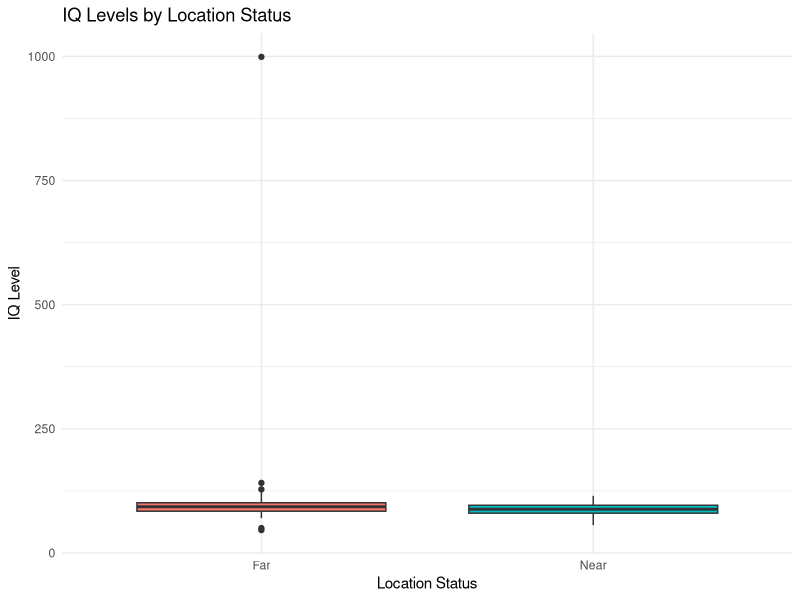

The R script that drew this image:
## ---- chunk 1
library(knitr)
library(kableExtra)
library(ggplot2)
knitr::opts_chunk$set(echo = TRUE)
leadIQ <- read.csv("../DataRaw/lead-iq-01.csv")
## ---- chunk 2
ggplot(leadIQ, aes(x = Smelter, y = IQ, fill = Smelter)) +
  geom_boxplot() +
  labs(title = "IQ Levels by Location Status",
       x = "Location Status",
       y = "IQ Level") +
  theme_minimal() +
  theme(legend.position = "none")
## ---- chunk 3
summary_table <- data.frame(
  Location = c("Far", "Near"),
  Mean_IQ = c(mean(leadIQ$IQ[leadIQ$Smelter == "Far"]), 
              mean(leadIQ$IQ[leadIQ$Smelter == "Near"])),
  SD_IQ = c(sd(leadIQ$IQ[leadIQ$Smelter == "Far"]), 
            sd(leadIQ$IQ[leadIQ$Smelter == "Near"])),
  Median_IQ = c(median(leadIQ$IQ[leadIQ$Smelter == "Far"]), 
                median(leadIQ$IQ[leadIQ$Smelter == "Near"])),
  Q1_IQ = c(quantile(leadIQ$IQ[leadIQ$Smelter == "Far"], 0.25, na.rm = TRUE), 
             quantile(leadIQ$IQ[leadIQ$Smelter == "Near"], 0.25, na.rm = TRUE)),
  Q3_IQ = c(quantile(leadIQ$IQ[leadIQ$Smelter == "Far"], 0.75, na.rm = TRUE), 
             quantile(leadIQ$IQ[leadIQ$Smelter == "Near"], 0.75, na.rm = TRUE)))

# Print the table using kable
kable(summary_table, 
      caption = "Summary of IQ Levels by Location Status", 
      digits = 2) %>%
  kable_styling(full_width = FALSE, position = "center")
